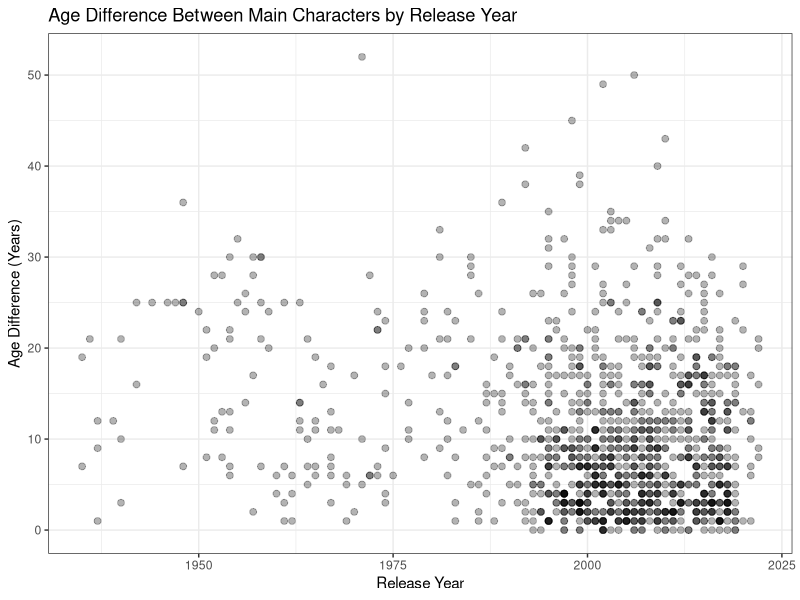
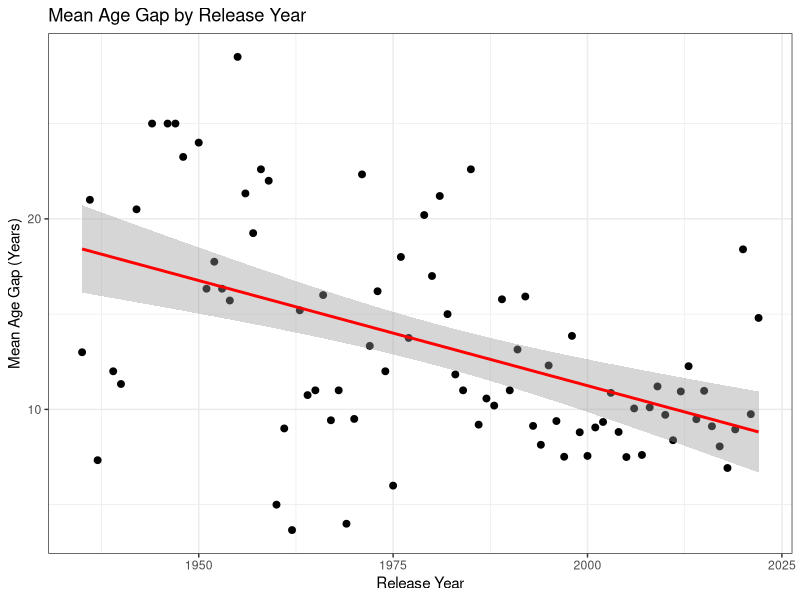
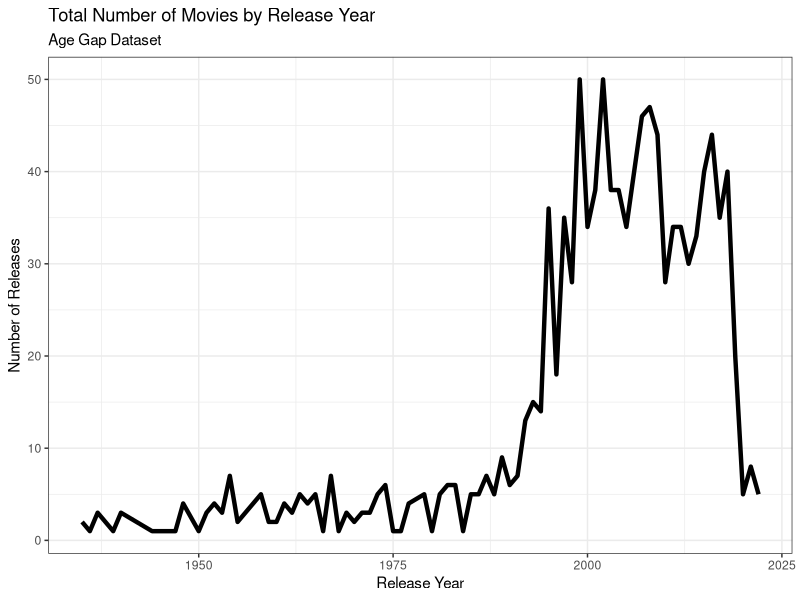

Source code (R) for these figures, in order:
## ---- chunk 1
#load packages
library(tidyverse)
library(here)
library(lubridate)
## ---- chunk 2
# load in data
age_gaps <- read_csv(here::here("tidytuesday_exercise", "data", "age_gaps.csv"))
glimpse(age_gaps)
## ---- chunk 3
ggplot(data = age_gaps)+
  geom_point(aes(release_year, age_difference), cex=2, alpha=0.3)+
  labs(x="Release Year", y="Age Difference (Years)", title = "Age Difference Between Main Characters by Release Year")+
  theme_bw()
## ---- chunk 4
avg_age_gaps <- age_gaps %>%
  group_by(release_year) %>%
  summarize(mean_gap = mean(age_difference))

avg_age_gaps %>%
ggplot(aes(release_year, mean_gap))+
  geom_point( cex=2)+
  labs(x="Release Year", y="Mean Age Gap (Years)", title = "Mean Age Gap by Release Year")+
  geom_smooth(method = "lm", color = "red")+
  theme_bw()
## ---- chunk 5
tot_by_year <- age_gaps %>%
group_by(release_year) %>%
  count(age_gaps$movie_names)

tot_by_year %>%
  ggplot(aes(release_year, n))+
  geom_line(cex=1.5)+
  labs(title = "Total Number of Movies by Release Year", 
       subtitle = "Age Gap Dataset", x="Release Year", y="Number of Releases")+
  theme_bw()
## ---- chunk 6
gender_c1 <- age_gaps %>%
  count(character_1_gender)
gender_c1

gender_c2 <- age_gaps %>%
  count(character_2_gender)
gender_c2
